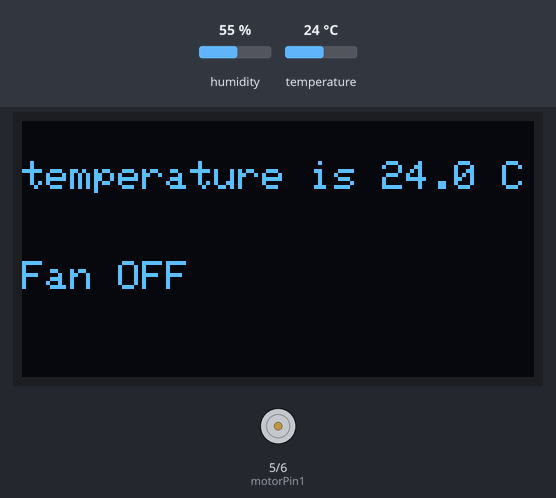
Recording of a sketch running on a simulated ESP32-S3. Shown: 128×64 one-colour display, motor-driver pin pairs drawn as motors (green arrow = first pin HIGH = forward, orange = second pin HIGH = backward, longer = more drive). The inputs (shaded band) are chosen by the test bench; at power-on: temperature 24 °C, humidity 55 %.

Above: at 1.2 s.
1.3 s: temperature set to 28 °C
At 3.0 s:
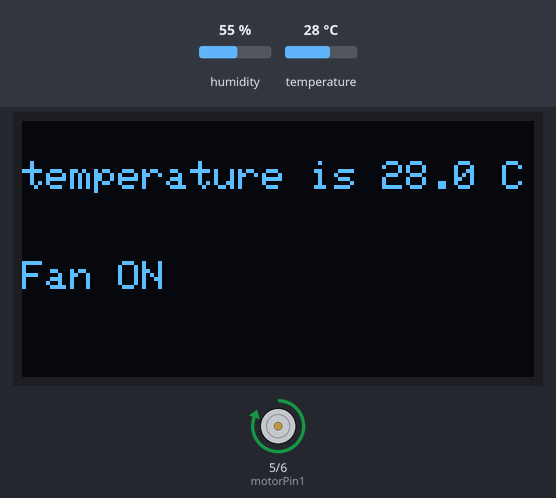
4.0 s: temperature set to 12 °C
At 5.1 s:
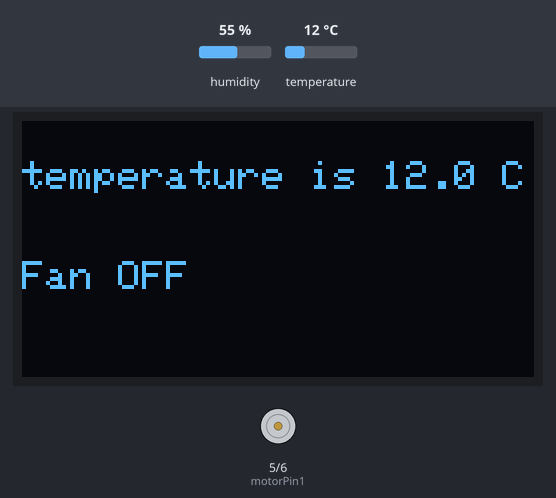
6.7 s: temperature set to 19 °C
Timing chart, 0 to 9.7 s (numbered marks = the images above; inputs shaded):
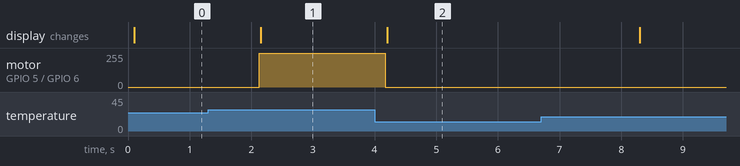

Measured:
- the behaviour switches between 26 and 27 °C on temperature (found by bisection; images 0 and 1)
- after the input at 1.3 s, motor on GPIO 5 (motorPin1) / GPIO 6 (motorPin2): stopped → forward 255/255 after 0.83 s; the display: changes after 0.85 s (image 1)
- after the input at 4.0 s, motor on GPIO 5 (motorPin1) / GPIO 6 (motorPin2): forward 255/255 → stopped after 0.18 s; the display: changes after 0.20 s (image 2)

The sketch:

auto_fan_system.ino
```cpp
#include <DHT.h>
#include <Wire.h>
#include <Adafruit_GFX.h>
#include <Adafruit_SSD1306.h>

#define DHTPIN 10
#define DHTTYPE DHT11

#define SCREEN_WIDTH 128
#define SCREEN_HEIGHT 64
#define OLED_RESET -1

DHT dht(DHTPIN, DHTTYPE);

Adafruit_SSD1306 display(
  SCREEN_WIDTH, SCREEN_HEIGHT, &Wire, OLED_RESET
);

class Fan {
  public:
    int motorPin1 = 5;
    int motorPin2 = 6;

    void begin() {
      pinMode(motorPin1, OUTPUT);
      pinMode(motorPin2, OUTPUT);
    }
};

Fan fan;

// Display temperature and fan status
void updateDisplay(float temp, bool fanOn) {
  display.clearDisplay();

  display.setTextSize(1);
  display.setTextColor(SSD1306_WHITE);

  display.setCursor(0, 10);
  display.print("temperature is ");
  display.print(temp, 1);
  display.println(" C");

  display.setCursor(0, 35);
  display.print("Fan ");

  if (fanOn) {
    display.println("ON");
  }
  else {
    display.println("OFF");
  }

  display.display();
}

void setup() {
  dht.begin();

  // OLED: SDA = GPIO 19, SCL = GPIO 21
  Wire.begin(19, 21);

  fan.begin();

  if (!display.begin(SSD1306_SWITCHCAPVCC, 0x3C)) {
    while (true) {}
  }

  display.clearDisplay();
  display.display();
}

void loop() {
  float temp = dht.readTemperature();
  bool fanOn = false;

  if (isnan(temp)) {
    digitalWrite(fan.motorPin1, LOW);
    digitalWrite(fan.motorPin2, LOW);

    updateDisplay(0, false);

    delay(2000);
    return;
  }

  if (temp >= 27) {
    digitalWrite(fan.motorPin1, HIGH);
    digitalWrite(fan.motorPin2, LOW);

    fanOn = true;
  }
  else {
    digitalWrite(fan.motorPin1, LOW);
    digitalWrite(fan.motorPin2, LOW);
  }

  updateDisplay(temp, fanOn);

  delay(2000);
}
```
